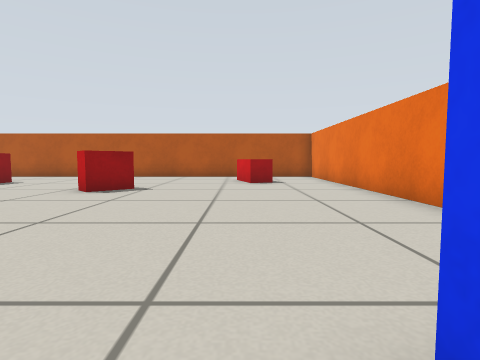
View 1 (above)

19 first-person views from a walk through a world built for the Gazebo simulator. The camera is 0.39 m above the floor, tilts 4° down and sees 80° across. The floor is counted in squares, 0.5 m on a side. Each view is taken from the middle of a square. On the plan, view 1 faces up. The plan holds only what a view shows up to about 10 squares ahead; the rest is blank.

View 2
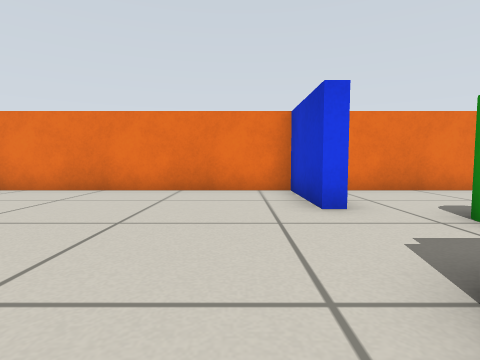

View 3
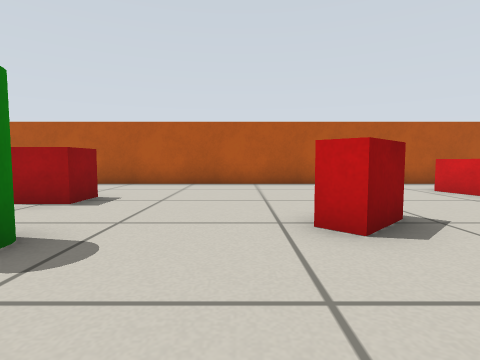

View 4
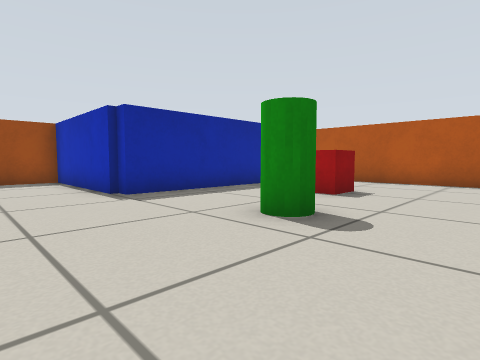

View 5
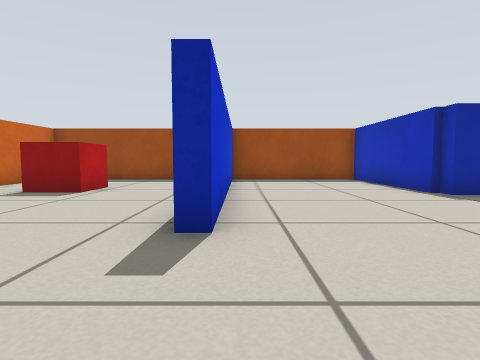

View 6
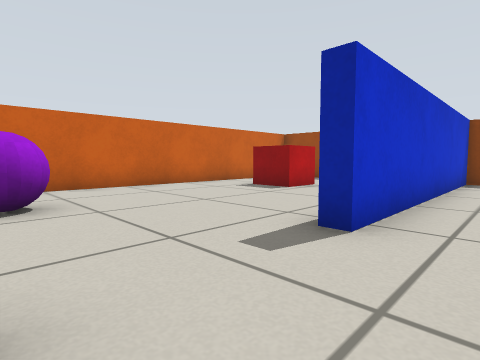

View 7
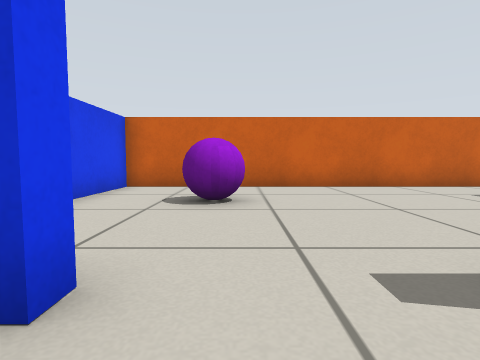

View 8
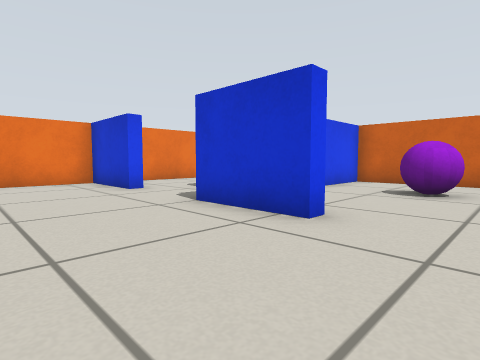

View 9
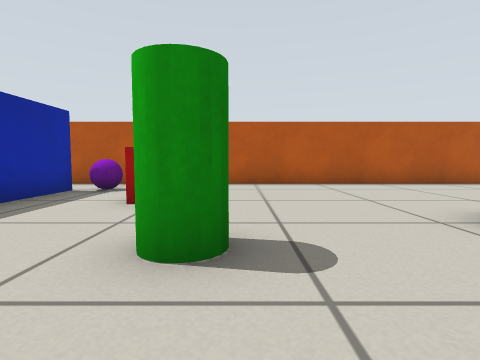

View 10
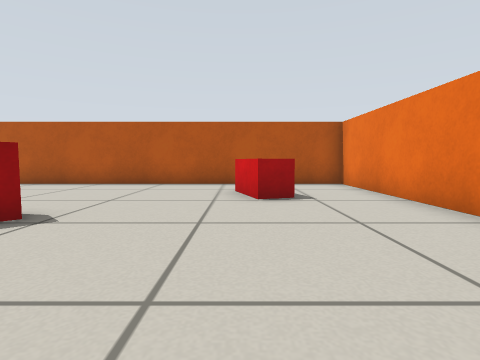

View 11
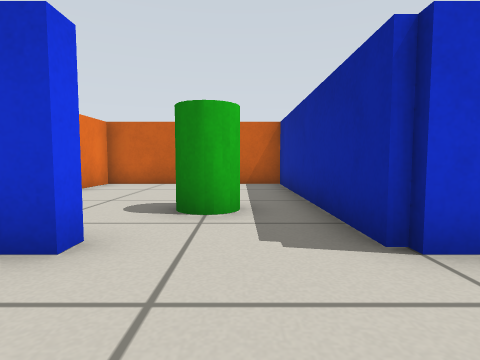

View 12
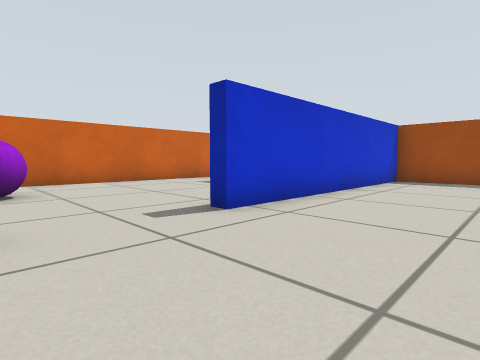

View 13
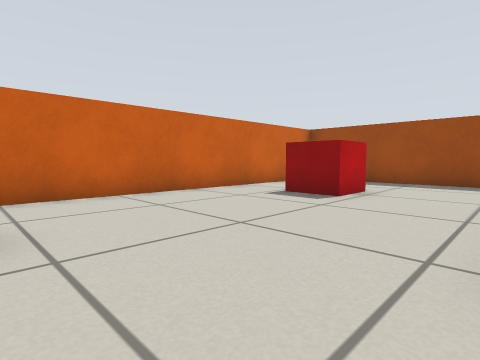

View 14
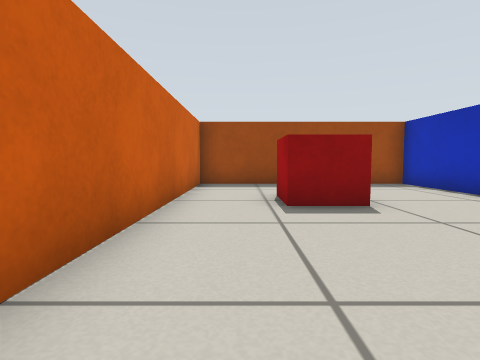

View 15
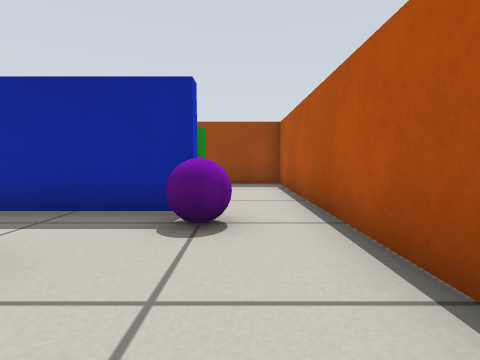

View 16
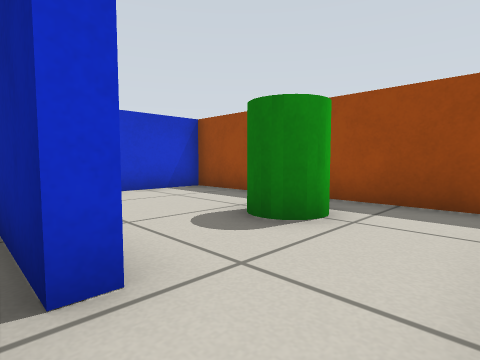

View 17
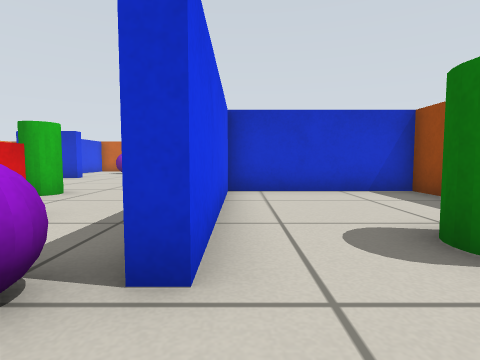

View 18
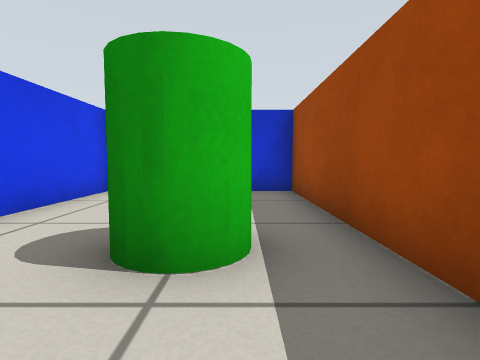

View 19
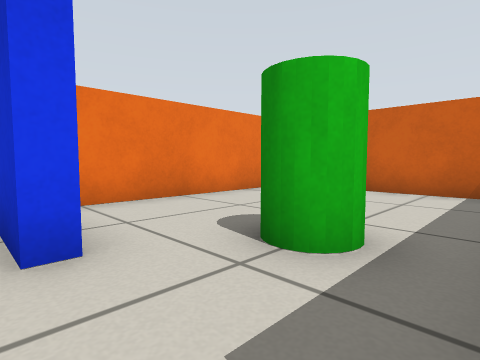

### Floor plan
Ten units are one square. View 1 is at (0, 0); x grows to the right and y downward. Boxes are objects, and circles mark ways between rooms. Rooms are numbered by the first view taken in them; rooms with no view inside come last. Other rooms are left out.
<svg viewBox="-168 -138 206 206">
<path fill="none" stroke="#000" d="M-23 -7 -23 63 33 63 33 4M-50 -2 -50 -7 -23 -7M-116 -55 -163 -55 -163 -7 -80 -7 -80 -2M5 -2 5 -7 33 -7 33 -133 -116 -133M-132 -3 -163 -3 -163 63 -27 63 -27 35M-117 -113 -113 -113 -113 -57 -117 -57M-116 -133 -163 -133 -163 -59 -117 -59M-117 -57 -117 -113"/>
<rect x="-15" y="5" width="20" height="20" fill="#bbb"><title>green cylinder</title></rect>
<rect x="-135" y="25" width="20" height="20" fill="#bbb"><title>red box</title></rect>
<rect x="-105" y="-125" width="10" height="20" fill="#bbb"><title>purple ball</title></rect>
<rect x="-95" y="-105" width="20" height="20" fill="#bbb"><title>red box</title></rect>
<rect x="-85" y="-75" width="20" height="20" fill="#bbb"><title>green cylinder</title></rect>
<rect x="-65" y="25" width="20" height="20" fill="#bbb"><title>purple ball</title></rect>
<rect x="-45" y="-85" width="20" height="20" fill="#bbb"><title>red box</title></rect>
<rect x="-5" y="-115" width="20" height="20" fill="#bbb"><title>red box</title></rect>
<rect x="-155" y="-115" width="20" height="20" fill="#bbb"><title>green cylinder</title></rect>
<circle cx="-5" cy="0" r="3" fill="#2a7"/>
<circle cx="-110" cy="-125" r="3" fill="#2a7"/>
<text x="0" y="30">1</text>
<text x="-60" y="-40">2</text>
<text x="-140" y="-100">3</text>
</svg>
Room 1 opens to room 2. Room 2 opens to room 3.

Where each view was taken, in squares from view 1:
view 1: 0 up, 0 right, facing up
view 2: 2 up, 4 left, facing right
view 3: 4 up, 5 left, facing up
view 4: 3 up, 5 left, facing up-left
view 5: 1 up, 5 left, facing left
view 6: 2 up, 5 left, facing down-left
view 7: 2 up, 6 left, facing down
view 8: 4 up, 7 left, facing down-right
view 9: 4 up, 7 left, facing up
view 10: 4 up, 0 right, facing up
view 11: 3 up, 1 left, facing down
view 12: 4 up, 5 left, facing down-left
view 13: 0 up, 6 left, facing down-left
view 14: 5 down, 7 left, facing left
view 15: 12 up, 7 left, facing left
view 16: 13 up, 11 left, facing down-left
view 17: 13 up, 12 left, facing down
view 18: 13 up, 15 left, facing down
view 19: 1 up, 2 left, facing down-right
